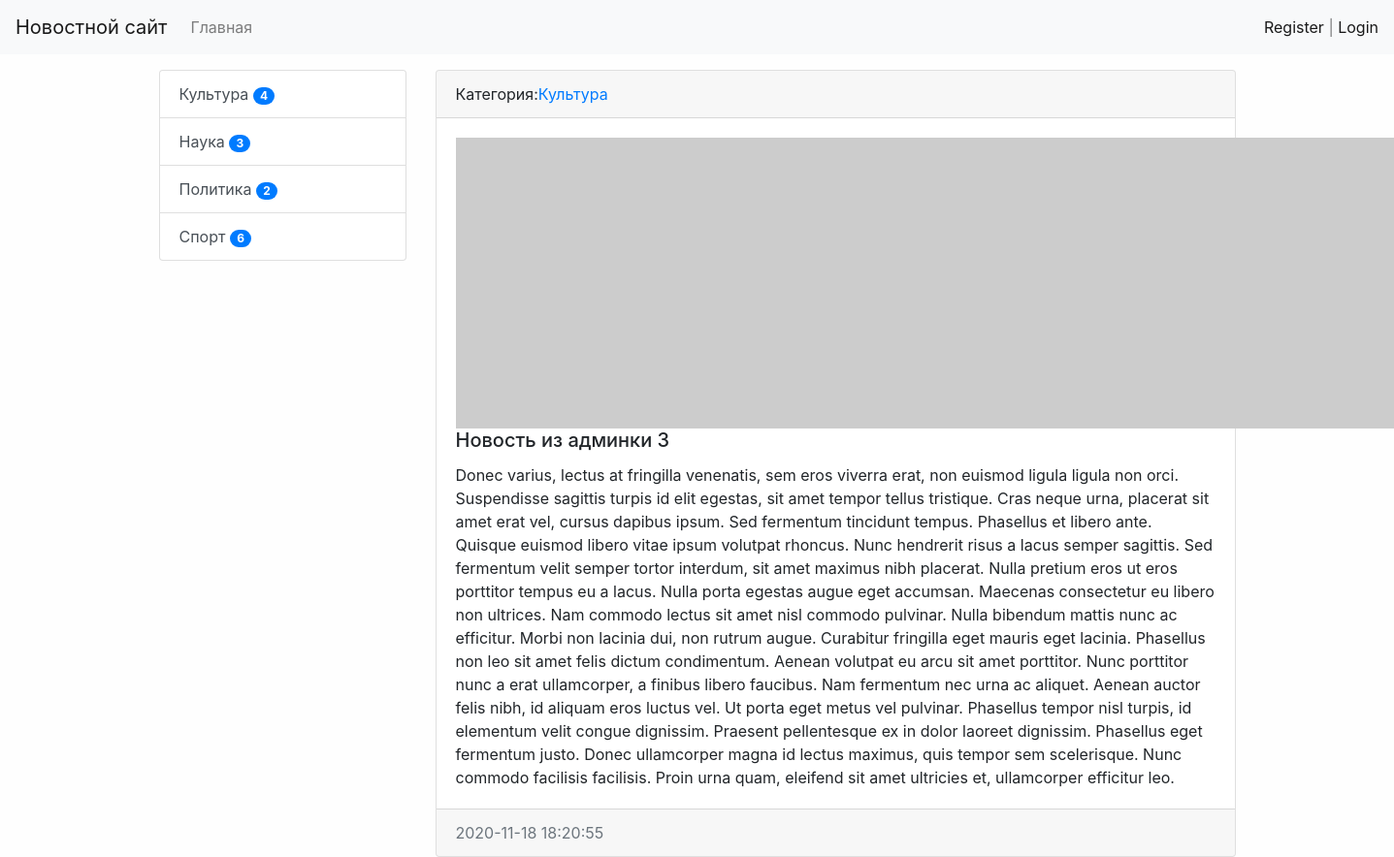
The app's page /news/11/ with its own data.
### news/models.py (models this page shows, shortened)
class Category(models.Model):
    title = models.CharField(max_length=150, db_index=True)
    def get_absolute_url(self):
        return reverse('category', kwargs={'category_id': self.pk})
    def __str__(self):
        return self.title
    class Meta:
        verbose_name = 'Категория'
        verbose_name_plural = 'Категории'
        ordering = ['title']

class News(models.Model):
    title = models.CharField(max_length=150, verbose_name='Наименование')
    content = models.TextField(blank=True, verbose_name='Контент')
    created_at = models.DateTimeField(auto_now_add=True, verbose_name='Создано')
    updated_at = models.DateTimeField(auto_now=True, verbose_name='Обновлено')
    photo = models.ImageField(upload_to='photo/%Y/%m/%d/', verbose_name='Фото', blank=True)
    is_published = models.BooleanField(default=True, verbose_name='Опубликовано')
    category = models.ForeignKey('Category', on_delete=models.PROTECT,  verbose_name='Категория')
    view = models.IntegerField(default=0)
    class Meta:
        verbose_name = 'Новость'
        verbose_name_plural = 'Новости'
        ordering = ['-created_at']

### news/views.py (the view)
# urls.py: path('news/<int:pk>/', ViewNews.as_view(), name='view_news'),
class ViewNews(DetailView):
    model = News
    template_name = 'news/news_detail.html'
    context_object_name = 'news_item'

### news/templatetags/news_tags.py (called while the page is built)
@register.simple_tag(name='get_list_categories')
def get_categories():
    return Category.objects.all()

@register.inclusion_tag('news/list_categories.html')
def show_categories():
    categories = Category.objects.annotate(cnt=Count('news',filter=F('news__is_published'))).filter(cnt__gt=0)
    return {'categories': categories}

### news/templates/news/news_detail.html (shortened to what this page needs)
{% extends 'base.html' %}
{% block sitebar %}
{% include 'inc/_sidebar.html' %}
{% endblock %}
{% block content %}
<div class="card bm-3">
  <div class="card-header">
    Категория:<a href="{{ news_item.category.get_absolute_url }}">{{ news_item.category }}</a>
  </div>
  <div class="card-body">
    {% if item.photo %}
    <img src="{{ news_item.photo.url }}" alt="" width="300" class="float-left mr-3">
    {% else %}
    <img src="https://picsum.photos/id/1060/300/235/?blur=2" alt="" class="mr-3">
    {% endif %}
    <h5 class="card-title \">{{ news_item.title }}</h5>
    <p class="card-text">{{ news_item.content }}</p>
  </div>
  <div class="card-footer text-muted">
    {{ news_item.created_at|date:"Y-m-d H:i:s" }}
  </div>
</div>
{% endblock %}

### news/templates/news/list_categories.html
<div class="list-group">
  {% for item in categories %}
  <a href=" {{ item.get_absolute_url }}" class="list-group-item list-group-item-action">{{ item.title }}  <span class="badge badge-primary badge-pill">{{ item.cnt }}</span></a>
  {% endfor %}
</div>

### mysite/static/css/style.css (style rules this page uses)
body { background-color: #fefefe; }

### records on screen
Category: title "Культура", cnt "4"
Category: title "Наука", cnt "3"
Category: title "Политика", cnt "2"
Category: title "Спорт", cnt "6"
News: category "Культура", title "Новость из админки 3", content "Donec varius, lectus at fringilla venenatis, sem eros viverra erat, non euismod ligula ligula non orci. Suspendisse sagittis turpis id elit egestas, sit amet tempor tellus tristique. Cras neque urna, placerat sit amet erat vel, cursus dapibus ipsum. Sed fermentum tincidunt tempus. Phasellus et libero ante. Quisque euismod libero vitae ipsum volutpat rhoncus. Nunc hendrerit risus a lacus semper sagittis. Sed fermentum velit semper tortor interdum, sit amet maximus nibh placerat. Nulla pretium eros ut eros porttitor tempus eu a lacus. Nulla porta egestas augue eget accumsan. Maecenas consectetur eu libero non ultrices. Nam commodo lectus sit amet nisl commodo pulvinar. Nulla bibendum mattis…", created_at "2020-11-18 18:20:55"
